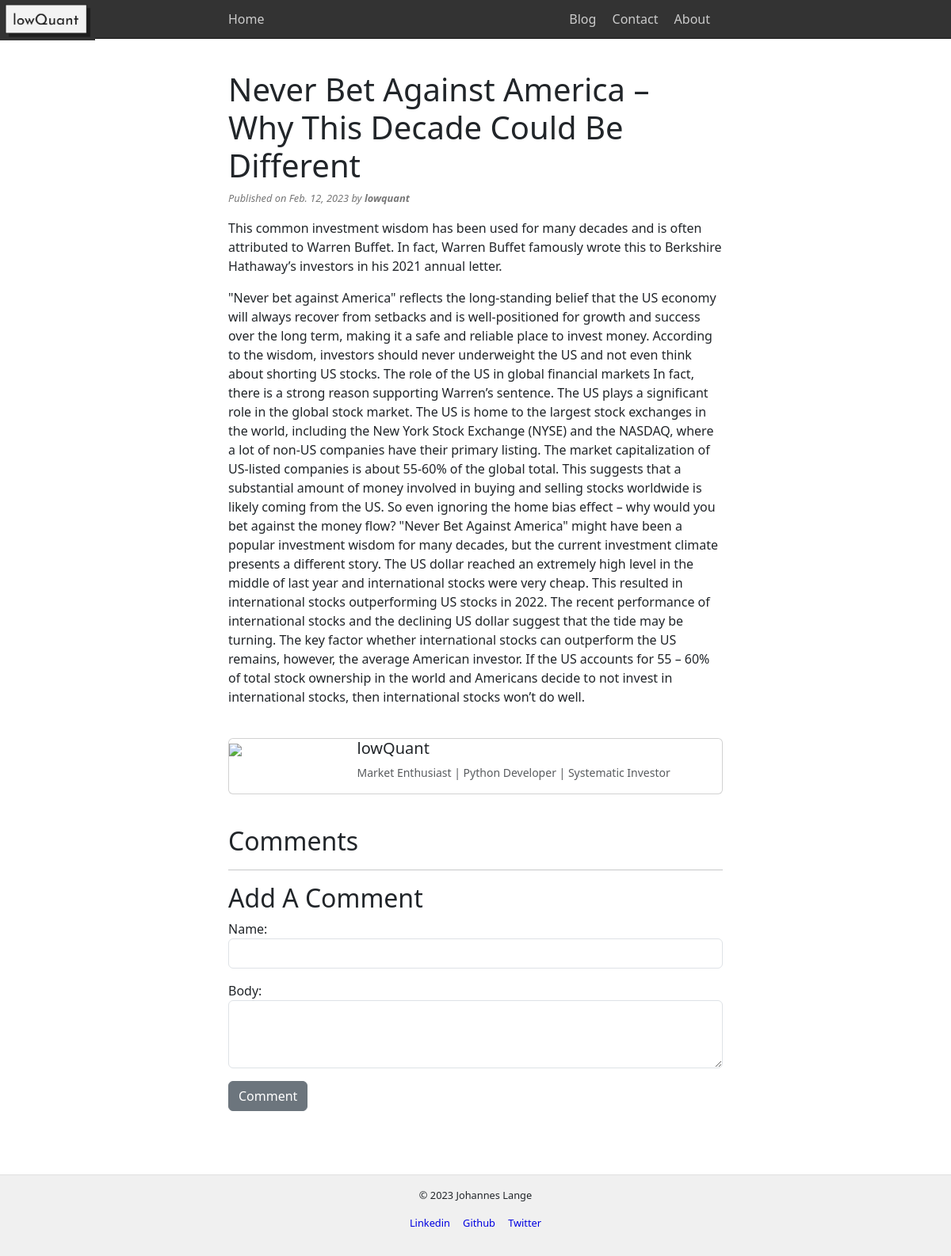
The app's page /article/1 with its own data.
### myblog/models.py (models this page shows, shortened)
class Post(models.Model):
    title = models.CharField(max_length=255)
    tags = models.CharField(max_length=255) #, default="Algo Trading & Investment Blog")
    author = models.ForeignKey(User, on_delete=models.CASCADE)
    body = RichTextField(blank=True,null=True)
    summary = models.TextField(blank=True)
    post_date = models.DateField(auto_now_add=True)
    category = models.CharField(max_length=255, default='Investing')

### myblog/views.py (the view)
# urls.py: path('article/<int:pk>',views.article_detail_view,name='article-detail'),
def article_detail_view(request, pk):
    post = get_object_or_404(Post, pk=pk)
    comment = Comment.objects.order_by('-date_added')
    if request.method == 'POST':
        form = CommentForm(request.POST)
        if form.is_valid():
            comment = form.save(commit=False)
            comment.post = post
            comment.save()
            return redirect('article-detail', pk=post.pk)
    else:
        form = CommentForm()
    context = {
        'post': post,
        'comment': comment,
        'form': form
    }
    return render(request, 'blog/article_details.html', context)

### myblog/forms.py
class CommentForm(forms.ModelForm):
    class Meta:
        model = Comment
        fields = ('name','body')
        widgets = {
            'name':forms.TextInput(attrs={'class':'form-control'}),
            'body':forms.Textarea(attrs={'class':'form-control','cols': 80, 'rows': 3}),
        }

### myblog/templates/blog/article_details.html (shortened to what this page needs)
{% extends 'base.html' %}
{% load static %}
{% block content %}
<main>
    <article>
        <h1>{{ post.title}}</h1>
        {% if user.is_authenticated %}
        <p class="meta">Published on {{ post.post_date}} by <b>{{ post.author }}</b>-
            <small><a class="more" href="{% url 'update-post' post.pk %}">Edit</a> </small> -
            <small><a class="more" href="{% url 'delete-post' post.pk %}">Delete</a> </small>
        </p>
        {% else %}
        <p class="meta">Published on {{ post.post_date}} by <b>{{ post.author }}</b></p>
        {% endif %}
        <p>{{ post.body | safe }}</p>
    </article>
    <br>
    <div class="card mb-3">
        <div class="row no-gutters">
            <div class="col-md-3"><img src="{% static 'img/profil.jpg' %}"></div>
        <div class="col-md-9 d-flex align-items-center">
            <div class="row no-gutters">
                <br>
                <h5 class="card-title"> lowQuant</h5>
                <p class="small text-muted">Market Enthusiast | Python Developer | Systematic Investor</p>
            </div>
        </div>
        </div>
    </div>
    <br>
    <h2>Comments</h2>
    {% if not post.comments.all %}
    <hr>
    <h2>Add A Comment</h2>
    <div class="form-group">
        <form method="POST">
                        {{ form.as_p}}
                        <button class="btn btn-secondary">Comment</button>
        </form>
    {% endif %}
</main>
<br><br>
{% endblock %}

### myblog/static/css/style.css (style rules this page uses)
body { margin: 0; line-height: 1.5em; color: #333333; font-family: helvetica, arial, sans-serif; }
img { max-width: 100%; height: auto; }
h1, h2, h3, h4, h5, h6 { margin-bottom: 0; line-height: 1.2em; margin-top: 1em; }
nav section, header section, main, footer section { max-width: 40em; margin-left: auto; margin-right: auto; padding: 0 0.5em; }
article { margin-top: 1em; margin-bottom: 1em; }
p.meta { margin-top: 0; font-size: 0.8em; color: #777777; font-style: italic; }

### records on screen
Post: title "Never Bet Against America – Why This Decade Could Be Different", post_date "Feb. 12, 2023", author "lowquant", body "This common investment wisdom has been used for many decades and is often attributed to Warren Buffet. In fact, Warren Buffet famously wrote this to Berkshire Hathaway’s investors in his 2021 annual letter. \"Never bet against America\" reflects the long-standing belief that the US economy will always recover from setbacks and is well-positioned for growth and success over the long term, making it a safe and reliable place to invest money. According to the wisdom, investors should never underweight the US and not even think about shorting US stocks. The role of the US in global financial markets In fact, there is a strong reason supporting Warren’s sentence. The US plays a significant role in…"
